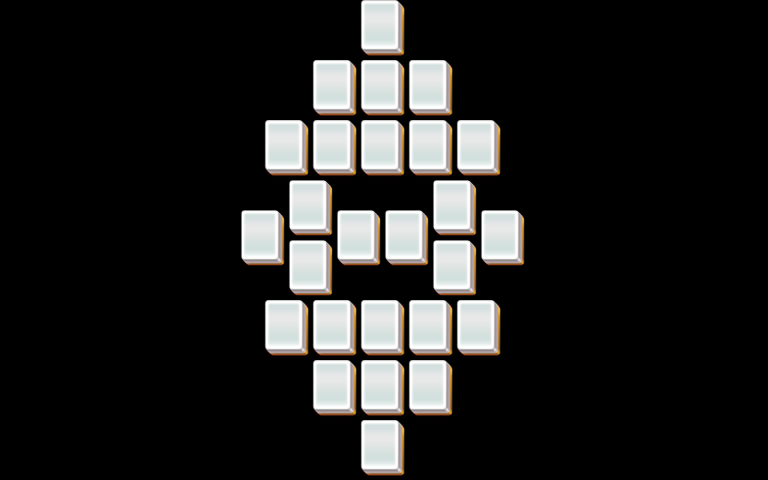

Below is a game level as drawn by its tile map, then a one-line description and the .tmx that defines it (tile-layer data replaced by summaries):
An orthogonal 32x16 tile map with 24x30 px tiles, 5 tile layers (layer1, layer2, layer3, layer4, ...).

<map version="1.0" orientation="orthogonal" width="32" height="16" tilewidth="24" tileheight="30">
 <properties>
  <property name="species" value="20" />
 </properties>
 <tileset firstgid="1" name="mahjong" tilewidth="48" tileheight="60">
  <image source="mahjong.png" width="48" height="60" />
 </tileset>
 <layer name="layer1" width="32" height="16">
  <data>[512 cells, 26 non-empty, 1 distinct tile ids]</data>
 </layer>
 <layer name="layer2" width="32" height="16">
  <data>[512 cells, 18 non-empty, 1 distinct tile ids]</data>
 </layer>
 <layer name="layer3" width="32" height="16">
  <data>[512 cells, 18 non-empty, 1 distinct tile ids]</data>
 </layer>
 <layer name="layer4" width="32" height="16">
  <data>[512 cells, 18 non-empty, 1 distinct tile ids]</data>
 </layer>
 <layer name="layer5" width="32" height="16">
  <data>[512 cells, 0 non-empty, 0 distinct tile ids]</data>
 </layer>
</map>
